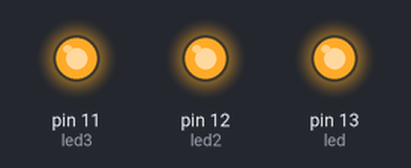
Bench run of a sketch on a simulated Arduino Uno, built with avr-gcc and run on an emulated ATmega328P. Shown: output pins drawn as LEDs (lit = HIGH).

Above: at 0.2 s.
At 1.7 s:
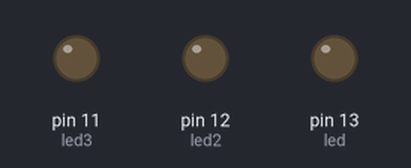
Timing chart, 0 to 3.0 s (numbered marks = the images above):
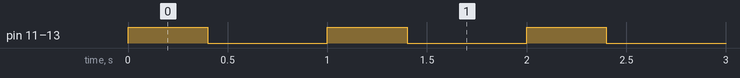

The sketch:

leds.ino
```cpp
int led = 13;
 int led2 = 12;
 int led3 = 11;
 int led4 = 13;

void setup() {
 pinMode(led, OUTPUT);
 pinMode(led2, OUTPUT);
 pinMode(led3, OUTPUT);
 pinMode(led4,OUTPUT);
}

void loop() {
  digitalWrite(led, HIGH);
  digitalWrite(led2, HIGH);
  digitalWrite(led3, HIGH);
  digitalWrite(led4, HIGH);
  delay(400);
  digitalWrite(led, LOW);
  digitalWrite(led2, LOW);
  digitalWrite(led3, LOW);
  digitalWrite(led4, LOW);
  delay(600);
}
```

Measured:
- by itself, pin 11 (led3), pin 12 (led2), pin 13 (led): alternates HIGH for 0.40 s and LOW for 0.60 s
